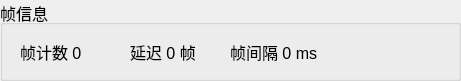
    <widget class="QGroupBox" name="groupBox_5">
     <property name="geometry">
      <rect>
       <x>500</x>
       <y>50</y>
       <width>461</width>
       <height>81</height>
      </rect>
     </property>
     <property name="font">
      <font>
       <family>Microsoft YaHei UI</family>
       <pointsize>12</pointsize>
      </font>
     </property>
     <property name="title">
      <string>帧信息</string>
     </property>
     <widget class="QLabel" name="label_radarFrameDelay">
      <property name="geometry">
       <rect>
        <x>130</x>
        <y>40</y>
        <width>91</width>
        <height>24</height>
       </rect>
      </property>
      <property name="font">
       <font>
        <family>Microsoft YaHei UI</family>
        <pointsize>12</pointsize>
       </font>
      </property>
      <property name="text">
       <string>延迟 0 帧</string>
      </property>
      <property name="alignment">
       <set>Qt::AlignLeading|Qt::AlignLeft|Qt::AlignVCenter</set>
      </property>
     </widget>
     <widget class="QLabel" name="label_radarDt">
      <property name="geometry">
       <rect>
        <x>230</x>
        <y>40</y>
        <width>121</width>
        <height>24</height>
       </rect>
      </property>
      <property name="font">
       <font>
        <family>Microsoft YaHei UI</family>
        <pointsize>12</pointsize>
       </font>
      </property>
      <property name="text">
       <string>帧间隔 0 ms</string>
      </property>
      <property name="alignment">
       <set>Qt::AlignLeading|Qt::AlignLeft|Qt::AlignVCenter</set>
      </property>
     </widget>
     <widget class="QLabel" name="label_radarFrameCount">
      <property name="geometry">
       <rect>
        <x>20</x>
        <y>40</y>
        <width>90</width>
        <height>24</height>
       </rect>
      </property>
      <property name="font">
       <font>
        <family>Microsoft YaHei UI</family>
        <pointsize>12</pointsize>
       </font>
      </property>
      <property name="text">
       <string>帧计数 0</string>
      </property>
      <property name="alignment">
       <set>Qt::AlignLeading|Qt::AlignLeft|Qt::AlignVCenter</set>
      </property>
     </widget>
    </widget>
